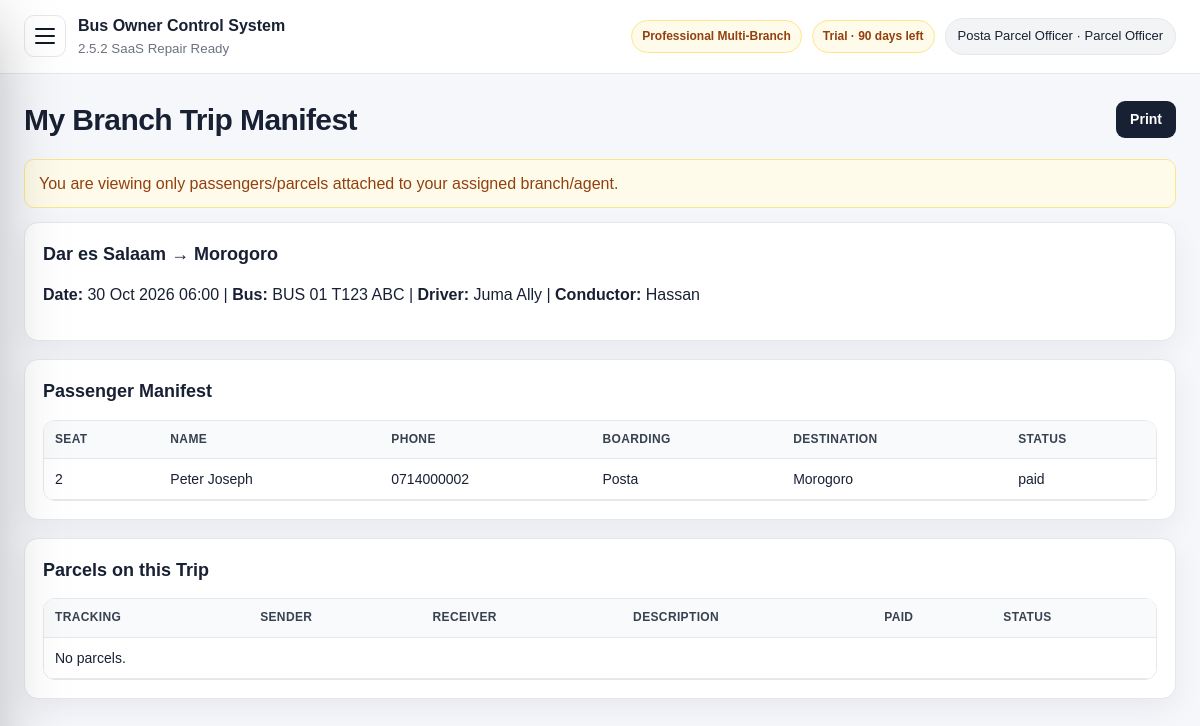
/manifest.php?trip_id=1 (signed in), run on the app's committed database.
### tables this page shows
CREATE TABLE package_tiers (
  id INT AUTO_INCREMENT PRIMARY KEY,
  code VARCHAR(40) NOT NULL UNIQUE,
  name VARCHAR(120) NOT NULL,
  description TEXT NULL,
  setup_fee DECIMAL(14,2) NOT NULL DEFAULT 0,
  optional_monthly_fee DECIMAL(14,2) NOT NULL DEFAULT 0,
  max_users INT NOT NULL DEFAULT 0,
  max_branches INT NOT NULL DEFAULT 0,
  max_buses INT NOT NULL DEFAULT 0,
  max_routes INT NOT NULL DEFAULT 0,
  max_monthly_trips INT NOT NULL DEFAULT 0,
  features_json LONGTEXT NOT NULL,
  status ENUM('active','inactive') NOT NULL DEFAULT 'active',
  display_order INT NOT NULL DEFAULT 0,
  created_at TIMESTAMP DEFAULT CURRENT_TIMESTAMP,
  updated_at TIMESTAMP NULL DEFAULT NULL ON UPDATE CURRENT_TIMESTAMP
);

CREATE TABLE subscription_license (
  id INT AUTO_INCREMENT PRIMARY KEY,
  company_name VARCHAR(180) NOT NULL DEFAULT 'Bus Company',
  license_key VARCHAR(120) NOT NULL DEFAULT 'DEMO-LICENSE',
  plan VARCHAR(80) NOT NULL DEFAULT 'Professional Multi-Branch',
  package_code VARCHAR(40) NOT NULL DEFAULT 'professional',
  billing_model ENUM('one_time_setup','one_time_plus_optional_support','recurring_subscription') NOT NULL DEFAULT 'one_time_plus_optional_support',
  status ENUM('trial','active','expired','suspended') NOT NULL DEFAULT 'trial',
  start_date DATE NULL,
  expiry_date DATE NULL,
  setup_fee_amount DECIMAL(14,2) NOT NULL DEFAULT 0,
  setup_fee_paid ENUM('no','partial','yes') NOT NULL DEFAULT 'no',
  optional_monthly_fee DECIMAL(14,2) NOT NULL DEFAULT 0,
  optional_monthly_enabled TINYINT(1) NOT NULL DEFAULT 0,
  support_status ENUM('off','active','paused','expired') NOT NULL DEFAULT 'off',
  support_start_date DATE NULL,
  support_expiry_date DATE NULL,
  max_users INT NOT NULL DEFAULT 40,
  max_branches INT NOT NULL DEFAULT 20,
  max_buses INT NOT NULL DEFAULT 50,
  max_routes INT NOT NULL DEFAULT 80,
  max_monthly_trips INT NOT NULL DEFAULT 2000,
  notes TEXT NULL,
  updated_at TIMESTAMP NULL DEFAULT NULL ON UPDATE CURRENT_TIMESTAMP,
  created_at TIMESTAMP DEFAULT CURRENT_TIMESTAMP,
  INDEX idx_subscription_package (package_code),
  INDEX idx_subscription_status (status)
);

CREATE TABLE users (
  id INT AUTO_INCREMENT PRIMARY KEY,
  name VARCHAR(120) NOT NULL,
  email VARCHAR(160) NOT NULL UNIQUE,
  password_hash VARCHAR(255) NOT NULL,
  role ENUM('owner','admin','manager','accountant','agent','parcel_officer') NOT NULL DEFAULT 'manager',
  agent_id INT NULL,
  status ENUM('active','inactive') NOT NULL DEFAULT 'active',
  last_login_at DATETIME NULL,
  created_at TIMESTAMP DEFAULT CURRENT_TIMESTAMP,
  updated_at TIMESTAMP NULL DEFAULT NULL ON UPDATE CURRENT_TIMESTAMP,
  CONSTRAINT fk_users_agent FOREIGN KEY (agent_id) REFERENCES agents(id),
  INDEX idx_users_role_status (role, status),
  INDEX idx_users_agent (agent_id)
);

CREATE TABLE trips (
  id INT AUTO_INCREMENT PRIMARY KEY,
  route_id INT NOT NULL,
  bus_id INT NOT NULL,
  driver_id INT NULL,
  conductor_name VARCHAR(160) NULL,
  departure_date DATE NOT NULL,
  departure_time TIME NOT NULL,
  fare DECIMAL(12,2) NOT NULL DEFAULT 0,
  status ENUM('scheduled','departed','completed','cancelled') NOT NULL DEFAULT 'scheduled',
  created_at TIMESTAMP DEFAULT CURRENT_TIMESTAMP,
  CONSTRAINT fk_trips_route FOREIGN KEY (route_id) REFERENCES routes(id),
  CONSTRAINT fk_trips_bus FOREIGN KEY (bus_id) REFERENCES buses(id),
  CONSTRAINT fk_trips_driver FOREIGN KEY (driver_id) REFERENCES drivers(id),
  INDEX idx_trips_date (departure_date),
  INDEX idx_trips_bus_date (bus_id, departure_date)
);

CREATE TABLE routes (
  id INT AUTO_INCREMENT PRIMARY KEY,
  origin VARCHAR(120) NOT NULL,
  destination VARCHAR(120) NOT NULL,
  distance_km DECIMAL(10,2) NULL,
  standard_fare DECIMAL(12,2) NOT NULL DEFAULT 0,
  status ENUM('active','inactive') NOT NULL DEFAULT 'active',
  created_at TIMESTAMP DEFAULT CURRENT_TIMESTAMP,
  INDEX idx_routes_origin_destination (origin, destination)
);

CREATE TABLE buses (
  id INT AUTO_INCREMENT PRIMARY KEY,
  bus_number VARCHAR(80) NOT NULL,
  plate_number VARCHAR(40) NOT NULL UNIQUE,
  capacity INT NOT NULL,
  model VARCHAR(120) NULL,
  status ENUM('active','maintenance','inactive') NOT NULL DEFAULT 'active',
  latra_license_expiry DATE NULL,
  insurance_expiry DATE NULL,
  next_service_date DATE NULL,
  notes TEXT NULL,
  created_at TIMESTAMP DEFAULT CURRENT_TIMESTAMP
);

CREATE TABLE drivers (
  id INT AUTO_INCREMENT PRIMARY KEY,
  name VARCHAR(160) NOT NULL,
  phone VARCHAR(60) NULL,
  license_number VARCHAR(100) NULL,
  license_expiry DATE NULL,
  status ENUM('active','inactive') NOT NULL DEFAULT 'active',
  notes TEXT NULL,
  created_at TIMESTAMP DEFAULT CURRENT_TIMESTAMP
);

CREATE TABLE bookings (
  id INT AUTO_INCREMENT PRIMARY KEY,
  trip_id INT NOT NULL,
  agent_id INT NULL,
  passenger_name VARCHAR(160) NOT NULL,
  phone VARCHAR(60) NULL,
  seat_no VARCHAR(20) NOT NULL,
  boarding_point VARCHAR(120) NULL,
  destination_point VARCHAR(120) NULL,
  amount_paid DECIMAL(12,2) NOT NULL DEFAULT 0,
  payment_method ENUM('cash','mobile_money','bank') NOT NULL DEFAULT 'cash',
  status ENUM('booked','paid','boarded','cancelled') NOT NULL DEFAULT 'booked',
  notes TEXT NULL,
  created_at TIMESTAMP DEFAULT CURRENT_TIMESTAMP,
  CONSTRAINT fk_bookings_trip FOREIGN KEY (trip_id) REFERENCES trips(id),
  CONSTRAINT fk_bookings_agent FOREIGN KEY (agent_id) REFERENCES agents(id),
  INDEX idx_bookings_trip (trip_id),
  INDEX idx_bookings_agent (agent_id)
);

### public/manifest.php (the view, shortened to what the rows shown need)
<?php
require_once __DIR__ . '/../app/core/auth.php';
require_once __DIR__ . '/../app/core/saas.php';
require_login();
require_feature('trips');
$trip_id = (int)get_value('trip_id','0');
$pdo = db();
$st = $pdo->prepare('SELECT t.*,r.origin,r.destination,b.bus_number,b.plate_number,d.name driver_name FROM trips t JOIN routes r ON t.route_id=r.id JOIN buses b ON t.bus_id=b.id LEFT JOIN drivers d ON t.driver_id=d.id WHERE t.id=?');
$st->execute([$trip_id]);
$trip = $st->fetch();
$bookingWhere = 'WHERE trip_id=? AND status<>"cancelled"';
$bookingParams = [$trip_id];
$parcelWhere = 'WHERE trip_id=? AND status<>"cancelled"';
$parcelParams = [$trip_id];
if (is_branch_scoped_user()) {
    $bookingWhere .= ' AND agent_id=?';
    $bookingParams[] = user_agent_id();
    $parcelWhere .= ' AND agent_id=?';
    $parcelParams[] = user_agent_id();
}
$st = $pdo->prepare('SELECT * FROM bookings ' . $bookingWhere . ' ORDER BY CAST(seat_no AS UNSIGNED), seat_no');
$st->execute($bookingParams);
$passengers = $st->fetchAll();
$parcels = [];
if (feature_enabled('parcels')) {
    $st = $pdo->prepare('SELECT * FROM parcels ' . $parcelWhere . ' ORDER BY id');
    $st->execute($parcelParams);
    $parcels = $st->fetchAll();
}
?>
<?php include __DIR__ . '/../app/views/header.php'; ?>
<div class="page-title"><h1><?= is_branch_scoped_user() ? 'My Branch Trip Manifest' : 'Trip Manifest' ?></h1><button class="btn" onclick="window.print()">Print</button></div>
<div class="card"><h2><?= e($trip['origin'].' → '.$trip['destination']) ?></h2><p><strong>Date:</strong> <?= e(app_date($trip['departure_date'])) ?> <?= e(substr($trip['departure_time'],0,5)) ?> | <strong>Bus:</strong> <?= e($trip['bus_number'].' '.$trip['plate_number']) ?> | <strong>Driver:</strong> <?= e($trip['driver_name']??'') ?> | <strong>Conductor:</strong> <?= e($trip['conductor_name']) ?></p></div>
<div class="card"><h2>Passenger Manifest</h2><div class="table-wrap"><table><thead><tr><th>Seat</th><th>Name</th><th>Phone</th><th>Boarding</th><th>Destination</th><th>Status</th></tr></thead><tbody><?php foreach($passengers as $p): ?><tr><td><?= e($p['seat_no']) ?></td><td><?= e($p['passenger_name']) ?></td><td><?= e($p['phone']) ?></td><td><?= e($p['boarding_point']) ?></td><td><?= e($p['destination_point']) ?></td><td><?= e($p['status']) ?></td></tr><?php endforeach; ?><?php if(!$passengers): ?><tr><td colspan="6">No passengers.</td></tr><?php endif; ?></tbody></table></div></div>
<?php if (feature_enabled('parcels')): ?><div class="card"><h2>Parcels on this Trip</h2><div class="table-wrap"><table><thead><tr><th>Tracking</th><th>Sender</th><th>Receiver</th><th>Description</th><th>Paid</th><th>Status</th></tr></thead><tbody><?php foreach($parcels as $p): ?><tr><td><?= e($p['tracking_code']) ?></td><td><?= e($p['sender_name'].' '.$p['sender_phone']) ?></td><td><?= e($p['receiver_name'].' '.$p['receiver_phone']) ?></td><td><?= e($p['description']) ?></td><td><?= e(money($p['amount_paid'])) ?></td><td><?= e($p['status']) ?></td></tr><?php endforeach; ?><?php if(!$parcels): ?><tr><td colspan="6">No parcels.</td></tr><?php endif; ?></tbody></table></div></div><?php endif; ?>
<?php include __DIR__ . '/../app/views/footer.php'; ?>

### app/views/header.php (shortened to what the rows shown need)
<?php require_once __DIR__ . '/../core/auth.php'; require_once __DIR__ . '/../core/settings.php'; require_once __DIR__ . '/../core/saas.php'; ?>
<!doctype html>
<html lang="en">
<head>
    <?php $cssVersion = @filemtime(__DIR__ . '/../../public/assets/css/style.css') ?: time(); ?>
    <link rel="stylesheet" href="<?= e(url('assets/css/style.css') . '?v=' . $cssVersion) ?>">
</head>
<body>
<div class="app-shell">
    <main class="main">
        <header class="topbar">
            <?php $user = current_user(); if ($user): $lic = license_state_label(); $pkg = package_badge(); ?>
                <div class="topbar-right">
                    <span class="license-chip <?= e($pkg['class']) ?>"><?= e($pkg['package']) ?></span>
                    <span class="license-chip <?= e($lic['class']) ?>"><?= e($lic['label']) ?></span>
                    <div class="user-chip"><?= e($user['name']) ?> · <?= e(role_label($user['role'])) ?></div>
                </div>
            <?php endif; ?>
        </header>
        <section class="content">

### data on the page
package_tiers: name "Professional Multi-Branch"
subscription_license: status+expiry_date "Trial · 90 days left"
users: name "Posta Parcel Officer", role "Parcel Officer"
trips: route.destination "Dar es Salaam → Morogoro", departure_date "30 Oct 2026", departure_time "06:00", bus.plate_number "BUS 01 T123 ABC", driver.name "Juma Ally", conductor_name "Hassan"
bookings: seat_no "2", passenger_name "Peter Joseph", phone "0714000002", boarding_point "Posta", destination_point "Morogoro", status "paid"

### other printed values
APP_NAME "Bus Owner Control System"
APP_VERSION "2.5.2 SaaS Repair Ready"
